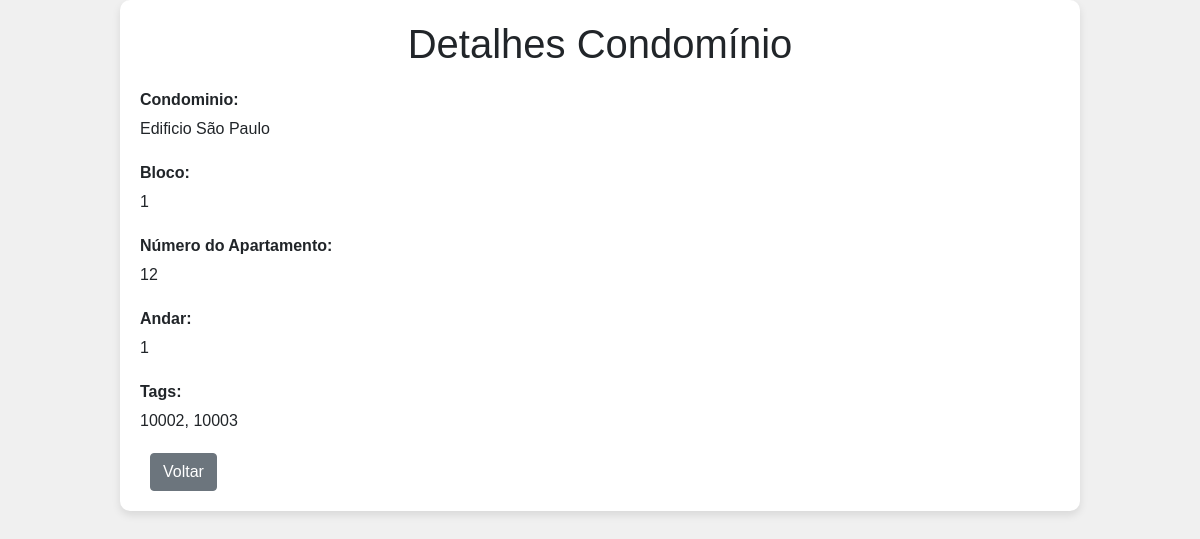
The app's page /condo/detalhe_apartamento/2/ with its own data.
### condo_app/models.py (models this page shows, shortened)
class Apartamento(models.Model):
    condominio = models.ForeignKey(Condominio, on_delete = models.CASCADE)
    bloco = models.IntegerField(default=0)
    num_do_apto = models.IntegerField(default=0)
    andar = models.IntegerField(default=0)
    tags = models.CharField(max_length=200, default="")
    class Meta:
        constraints = [
            models.UniqueConstraint(fields=['condominio', 'bloco', 'num_do_apto'], name='unique_apto'),
        ]

class Condominio(models.Model):
    nome = models.CharField(max_length=200, default="")
    cnpj = models.CharField(max_length=19, default="", unique=True)
    endereco = models.CharField(max_length=200, default="")
    cep = models.CharField(max_length=9, default="")
    num_blocos = models.IntegerField(default=1)
    num_aptos = models.IntegerField(default=1)
    def __str__(self) -> str:
        return self.nome

### condo_app/views.py (the view)
# urls.py: path('detalhe_apartamento/<int:pk>/', views.ApartamentoDetailView.as_view(), name='detalhe_apartamento'),
class ApartamentoDetailView(DetailView):
    model = Apartamento
    template_name = 'detalhe_apartamento.html'

### condo_app/templates/detalhe_apartamento.html (shortened to what this page needs)
<!DOCTYPE html>
<html>
<head>
    <link href="https://cdn.jsdelivr.net/npm/bootstrap@5.0.2/dist/css/bootstrap.min.css" rel="stylesheet">
</head>
<body>
    <div class="apartamento-detail">
        <h1>Detalhes Condomínio</h1>
        <div class="apartamento-info">
            <label>Condominio:</label>
            <p>{{ object.condominio }}</p>
        </div>
        <div class="apartamento-info">
            <label>Bloco:</label>
            <p>{{ object.bloco }}</p>
        </div>
        <div class="apartamento-info">
            <label>Número do Apartamento:</label>
            <p>{{ object.num_do_apto }}</p>
        </div>
        <div class="apartamento-info">
            <label>Andar:</label>
            <p>{{ object.andar }}</p>
        </div>
        <div class="apartamento-info">
            <label>Tags:</label>
            <p>{{ object.tags }}</p>
        </div>
        <div class="button-container">
            <a href="{% url 'condo_app:manut_apartamento' %}" class="btn btn-secondary">Voltar</a>
        </div>
    </div>
</body>
</html>

### condo_app/templates/detalhe_apartamento.html (style rules this page uses)
body { font-family: sans-serif; margin: 0; padding: 0; background-color: #f0f0f0; }
h1 { text-align: center; margin-bottom: 20px; }
.apartamento-detail { width: 80%; max-width: 1000px; margin: 0 auto; padding: 20px; background-color: #fff; border-radius: 10px; box-shadow: 0 4px 8px rgba(0, 0, 0, 0.1); }
.apartamento-info { margin-bottom: 20px; }
.apartamento-info label { display: block; font-weight: bold; margin-bottom: 5px; }
.apartamento-info p { margin: 0; }
.button-container a { flex: 0 0 auto; margin: 0 10px; }

### records on screen
Apartamento: condominio "Edificio São Paulo", bloco "1", num_do_apto "12", andar "1", tags "10002, 10003"
